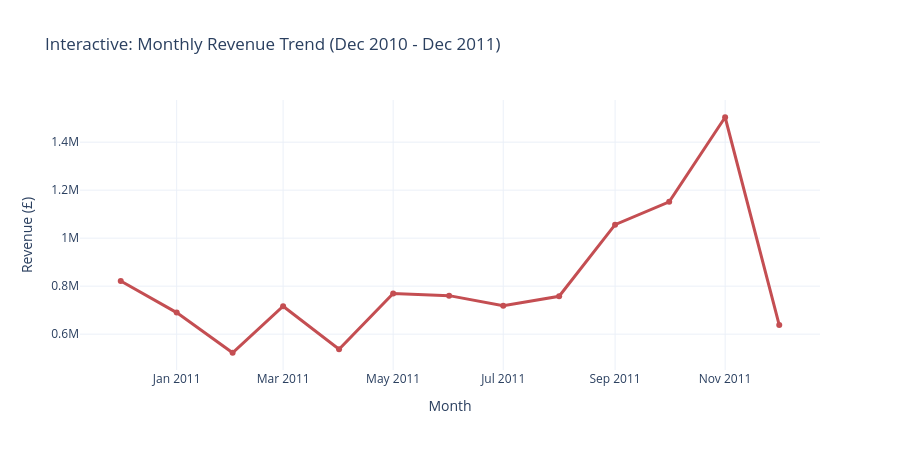

Notebook source saved alongside this figure:
### Code cell
fig2 = px.line(
    monthly.reset_index(), x="InvoiceMonth", y="Revenue", markers=True,
    title="Interactive: Monthly Revenue Trend (Dec 2010 - Dec 2011)",
    labels={"InvoiceMonth": "Month", "Revenue": "Revenue (£)"},
)
fig2.update_traces(line_color="#C44E52", line_width=3)
fig2.update_layout(template="plotly_white", height=450)
fig2.show()

### Figure 1 — Plotly figure (JSON) as saved in the notebook; plotly's stock layout.template omitted (floating-point values rounded to 4 significant figures)
{"data": [{"hovertemplate": "Month=%{x}<br>Revenue (£)=%{y}<extra></extra>", "legendgroup": "", "line": {"color": "#C44E52", "dash": "solid", "width": 3}, "marker": {"symbol": "circle"}, "mode": "lines+markers", "name": "", "orientation": "v", "showlegend": false, "type": "scatter", "x": ["2010-12", "2011-01", "2011-02", "2011-03", "2011-04", "2011-05", "2011-06", "2011-07", "2011-08", "2011-09", "2011-10", "2011-11", "2011-12"], "xaxis": "x", "y": [821500.0, 689800.0, 522500.0, 716200.0, 537000.0, 769300.0, 760500.0, 718100.0, 757800.0, 1056000.0, 1151000.0, 1504000.0, 637800.0], "yaxis": "y"}], "layout": {"height": 450, "legend": {"tracegroupgap": 0}, "title": {"text": "Interactive: Monthly Revenue Trend (Dec 2010 - Dec 2011)"}, "xaxis": {"anchor": "y", "domain": [0.0, 1.0], "title": {"text": "Month"}}, "yaxis": {"anchor": "x", "domain": [0.0, 1.0], "title": {"text": "Revenue (£)"}}}}
